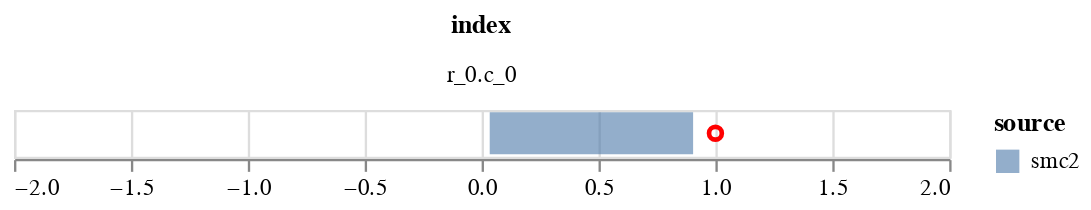

The notebook cell this image was saved under:
### Code cell
plot_data = plot_data[plot_data['index']=='r_0.c_0']

c1 = alt.Chart(plot_data).mark_bar(opacity=0.6).encode(
    alt.X('q1', title=None,  scale=alt.Scale(domain=[-2,2])),
    alt.X2('q2', title=None),
    alt.Color('source'),    
)
    

c2 = alt.Chart(plot_data).mark_point(opacity=1, color='red').encode(
        alt.X('data', title=None),
)
(c1+c2).facet(
       'index',
    columns=1
    )

### Figure 1 — Vega-Lite specification as saved in the notebook (floating-point values rounded to 4 significant figures)
{"config": {"view": {"continuousWidth": 400, "continuousHeight": 300}}, "data": {"name": "data-74365407082aaf7fc88ac30b14259c56"}, "facet": {"type": "nominal", "field": "index"}, "spec": {"layer": [{"mark": {"type": "bar", "opacity": 0.6}, "encoding": {"color": {"type": "nominal", "field": "source"}, "x": {"type": "quantitative", "field": "q1", "scale": {"domain": [-2, 2]}, "title": null}, "x2": {"field": "q2", "title": null}}}, {"mark": {"type": "point", "color": "red", "opacity": 1}, "encoding": {"x": {"type": "quantitative", "field": "data", "title": null}}}]}, "columns": 1, "$schema": "https://vega.github.io/schema/vega-lite/v4.8.1.json", "datasets": {"data-74365407082aaf7fc88ac30b14259c56": [{"index": "r_0.c_0", "q1": 0.03462, "q2": 0.9045, "source": "smc2", "data": 1.0}]}}
